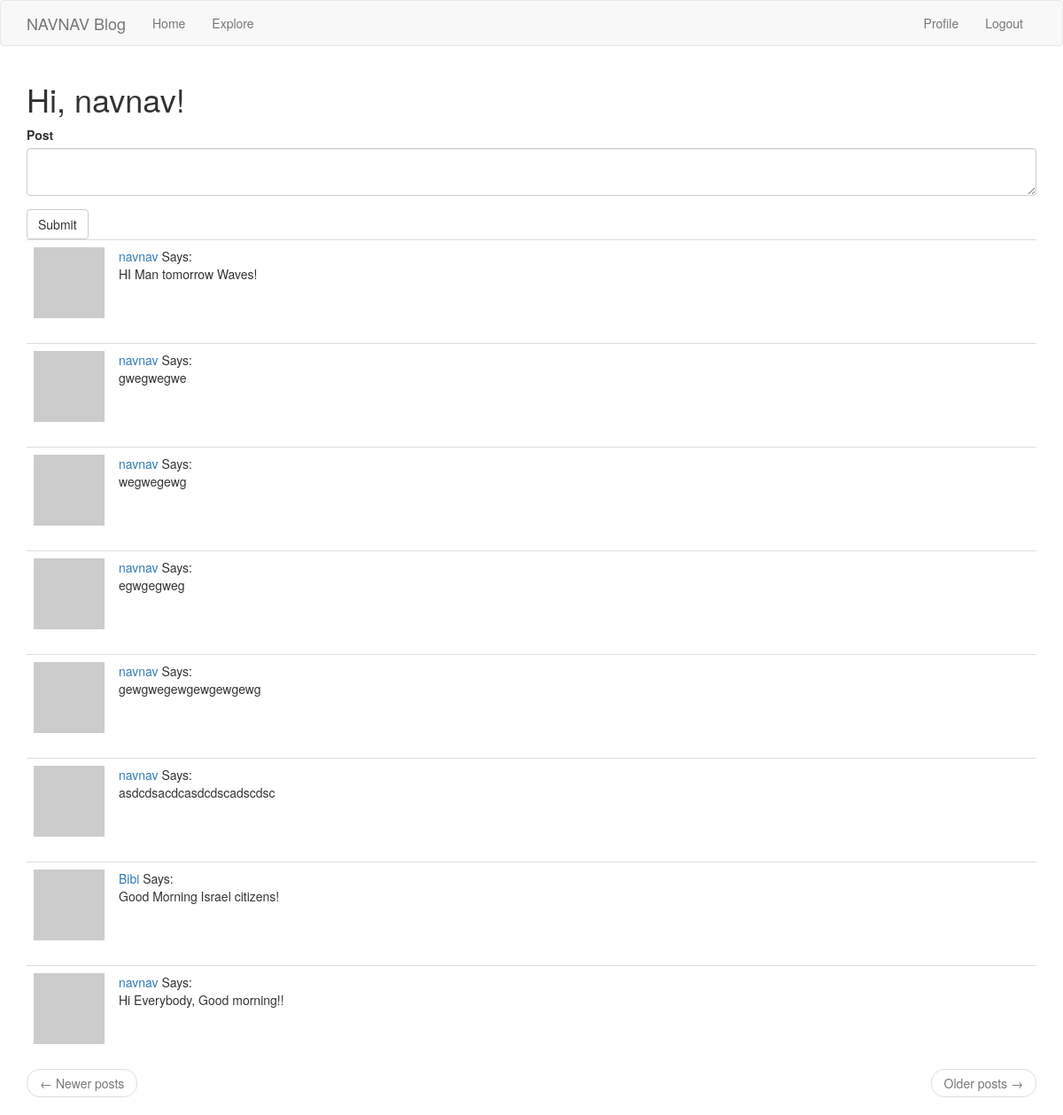
/home (signed in), run on the app's committed database.
### blog_app/models.py (models this page shows, shortened)
class User(UserMixin, db.Model):
    id = db.Column(db.Integer, primary_key=True)
    username = db.Column(db.String(64), index=True, unique=True)
    email = db.Column(db.String(120), index=True, unique=True)
    password_hash = db.Column(db.String(128))
    posts = db.relationship('Post', backref='author', lazy='dynamic')
    about_me = db.Column(db.String(140))
    last_seen = db.Column(db.DateTime, default=datetime.utcnow())
    followed = db.relationship('User',
                               secondary=followers,
                               primaryjoin=(followers.c.follower_id == id),
                               secondaryjoin=(followers.c.followed_id == id),
                               backref=db.backref('followers', lazy='dynamic'),
                               lazy='dynamic'
                               )
    def avatar(self, size):
        digest = md5(self.email.lower().encode('utf-8')).hexdigest()
        return 'https://www.gravatar.com/avatar/{}?d=identicon&s={}'.format(digest, size)
    def followed_posts(self):
        followed = Post.query.join(
            followers, (followers.c.followed_id == Post.user_id)).filter(followers.c.follower_id == self.id)
        own = Post.query.filter_by(user_id=self.id)
        return followed.union(own).order_by(Post.timestamp.desc())

class Post(db.Model):
    id = db.Column(db.Integer, primary_key=True)
    body = db.Column(db.String(140))
    timestamp = db.Column(db.Integer, index=True, default=datetime.utcnow())
    user_id = db.Column(db.Integer, db.ForeignKey('user.id'))

### blog_app/routes.py (the view)
@app.route('/home', methods=['GET', 'POST'])
@login_required
def home():
    form = PostForm()
    if form.validate_on_submit():
        post = Post(body=form.post.data, author=current_user)
        db.session.add(post)
        db.session.commit()
        flash('Posted!')
        return redirect(url_for('home'))
    page = request.args.get('page', 1, type=int)
    posts = current_user.followed_posts().paginate(page, app.config['POSTS_PER_PAGE'], False)
    next_url = url_for('home', page=posts.next_num) if posts.has_next else None
    prev_url = url_for('home', page=posts.prev_num) if posts.has_prev else None
    return render_template('home.html', title='Home', posts=posts.items, form=form, next_url=next_url,
                           prev_url=prev_url)

### blog_app/forms.py
class PostForm(FlaskForm):
    post = TextAreaField('Post', validators=[DataRequired(), Length(min=5, max=140)])
    submit = SubmitField('Submit')

### blog_app/models.py (called while the page is built)
@login.user_loader
def load_user(id):
    return User.query.get(int(id))

### blog_app/routes.py (called while the page is built)
@app.before_request
def before_request():
    if current_user.is_authenticated:
        current_user.last_seen = datetime.utcnow()
        db.session.commit()

### blog_app/templates/home.html
{% extends 'base.html' %}
{% import 'bootstrap/wtf.html' as wtf %}
{% block app_content %}
	<h1>Hi, {{ current_user.username }}!</h1>
    {% if form %}
    {{ wtf.quick_form(form) }}
    {% endif %}
    {% for post in posts %}
        {% include '_post.html' %}
    {% endfor %}
    <nav aria-label="...">
        <ul class="pager">
            <li class="previous{% if not prev_url %} disabled{% endif %}">
                <a href="{{ prev_url or '#' }}">
                    <span aria-hidden="true">&larr;</span> Newer posts
                </a>
            </li>
            <li class="next{% if not next_url %} disabled{% endif %}">
                <a href="{{ next_url or '#' }}">
                    Older posts <span aria-hidden="true">&rarr;</span>
                </a>
            </li>
        </ul>
    </nav>
{% endblock %}

### blog_app/templates/_post.html (shortened to what this page needs)
<table class="table table-hover">
    <tr>
        <td width="70px">
            <a href="{{ url_for('user', username=post.author.username) }}">
                <img src="{{ post.author.avatar(70) }}"></td>
        <td>
            <a href="{{ url_for('user', username=post.author.username) }}">
                {{ post.author.username }}
            </a>
            Says:<br>{{ post.body }}
        </td>
    </tr>
</table>

### data on the page
User: username "navnav"
Post: author.username "navnav", body "HI Man tomorrow Waves!"
Post: author.username "navnav", body "gwegwegwe"
Post: author.username "navnav", body "wegwegewg"
Post: author.username "navnav", body "egwgegweg"
Post: author.username "navnav", body "gewgwegewgewgewgewg"
Post: author.username "navnav", body "asdcdsacdcasdcdscadscdsc"
Post: author.username "Bibi", body "Good Morning Israel citizens!"
Post: author.username "navnav", body "Hi Everybody, Good morning!!"
